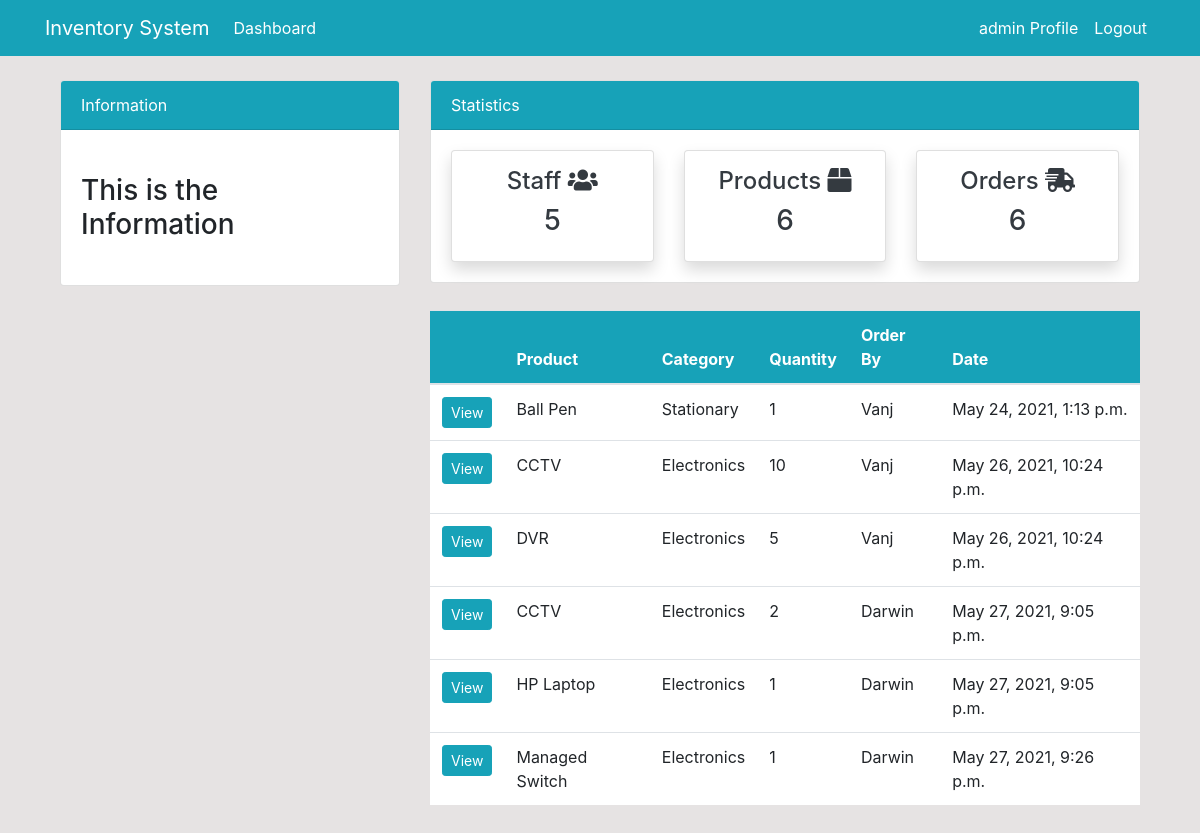
/order/ (signed in), run on the app's committed database.
### dashboard/models.py (models this page shows, shortened)
class Order(models.Model):
    product = models.ForeignKey(Product, null=True, on_delete=models.CASCADE)
    staff = models.ForeignKey(User, models.CASCADE, null=True)
    order_qty = models.PositiveIntegerField(null=True)
    date = models.DateTimeField(auto_now_add=True)

class Product(models.Model):
    name = models.CharField(max_length=100, null=True)
    category = models.CharField(max_length=20, choices=CATEGORY, null=True)
    quantity = models.PositiveIntegerField(null=True)
    def __str__(self):
        return self.name

### dashboard/views.py (the view)
# urls.py: path('order/', views.order, name='dashboard-order'),
@login_required(login_url='user-login')
def order(request):
    orders = Order.objects.all()
    orders_count = orders.count()
    workers_count = User.objects.all().count()
    items_count = Product.objects.all().count()
    context = {'orders': orders,
               'workers_count': workers_count,
               'orders_count': orders_count,
               'items_count': items_count
               }
    return render(request, 'dashboard/order.html', context)

### templates/dashboard/order.html
{% extends 'partials/base.html' %}
{% block content %}
    {% include 'partials/topnav.html' %}
<div class="container">
  <div class="row my-4">
    <div class="col-md-4"></div>
    <div class="col-md-8">
      <table class='table bg-white'>
        <thead class='bg-info'>
          <tr class='text-white'>
            <th scope='col'></th>
            <th scope='col'>Product</th>
            <th scope='col'>Category</th>
            <th scope='col'>Quantity</th>
            <th scope='col'>Order By</th>
            <th scope='col'>Date</th>
          </tr>
        </thead>
        <tbody>
          {% for order in orders %}
          <tr>
            <th scope='row'><a href="#" class='btn btn-info btn-sm'>View</a></th>
            <td>{{ order.product }}</td>
            <td>{{ order.product.category }}</td>
            <td>{{ order.order_qty }}</td>
            <td>{{ order.staff.username }}</td>
            <td>{{ order.date }}</td>
          </tr>
          {% endfor %}
        </tbody>
      </table>
    </div>
  </div>
</div>
{% endblock content %}

### templates/partials/nav.html (shortened to what this page needs)
<nav class="navbar navbar-expand-lg navbar-info bg-info">
  {% if user.is_authenticated %}
    <div class="container">
        <a class="navbar-brand text-white" href="{% url 'dashboard-index' %}">Inventory System</a>
        <div class="collapse navbar-collapse" id="navbarSupportedContent">
            <ul class="navbar-nav mr-auto">
                <li class="nav-item active">
                    <a class="nav-link text-white" href="{% url 'dashboard-index' %}">Dashboard <span class="sr-only">(current)</span></a>
                </li>
            </ul>
            <ul class="navbar-nav ml-auto">
                <li class="nav-item active">
                    <a class="nav-link text-white" href="{% url 'user-profile' %}">{{ user.username }} Profile
                        <span class="sr-only">(current)</span></a>
                </li>
                <li class="nav-item">
                    <a class="nav-link text-white" href="{% url 'user-logout' %}">Logout</a>
                </li>
            </ul>
            {% endif %}
        </div>
    </div>
</nav>

### static/css/style.css (style rules this page uses)
body { background: rgb(230, 227, 227); }

### data on the page
Order: product "Ball Pen", product.category "Stationary", order_qty "1", staff.username "Vanj", date "May 24, 2021, 1:13 p.m."
Order: product "CCTV", product.category "Electronics", order_qty "10", staff.username "Vanj", date "May 26, 2021, 10:24 p.m."
Order: product "DVR", product.category "Electronics", order_qty "5", staff.username "Vanj", date "May 26, 2021, 10:24 p.m."
Order: product "CCTV", product.category "Electronics", order_qty "2", staff.username "Darwin", date "May 27, 2021, 9:05 p.m."
Order: product "HP Laptop", product.category "Electronics", order_qty "1", staff.username "Darwin", date "May 27, 2021, 9:05 p.m."
Order: product "Managed Switch", product.category "Electronics", order_qty "1", staff.username "Darwin", date "May 27, 2021, 9:26 p.m."

### other printed values
{{ user.username }} "admin"
{{ workers_count }} "5"
{{ items_count }} "6"
{{ orders_count }} "6"
